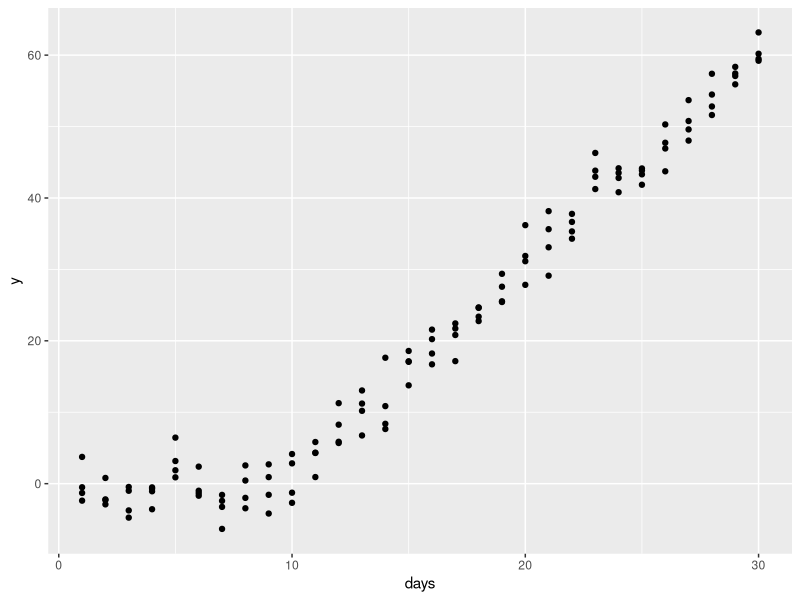
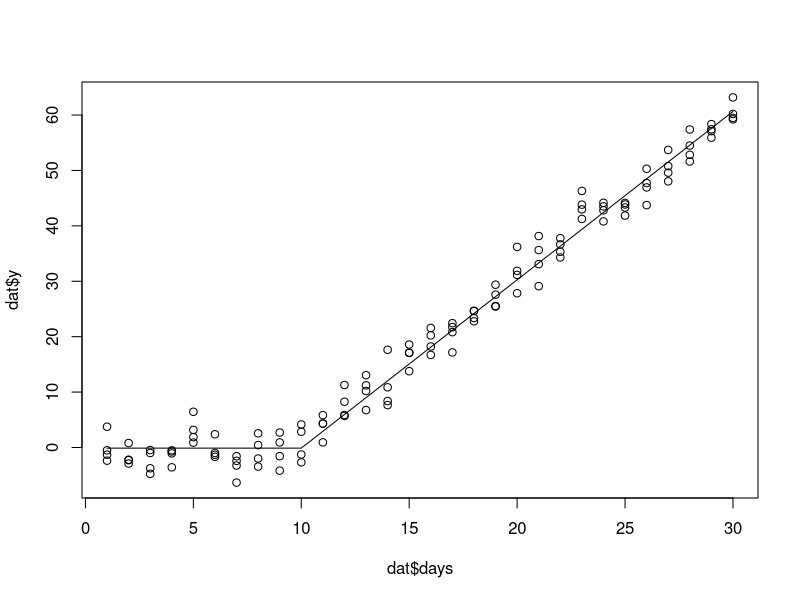

Source code (R) for these figures, in order:
## ---- chunk 1
#| code-summary: Libraries
#| message: false
library(tidyverse)
## ---- chunk 2
days <- 1:30
bp <- 10 # Breakpoint
n <- 4 # number of measurements
beta <- 3 # estimated slope of change at bp
sigma <- 3 # estimated residual error

# True model
tm <- Vectorize(function(days, bp, beta, n, sigma) {
  if (days < 10) {
    return(rnorm(n, mean = 0, sd = sigma))
  }
  else if (days >= 10) {
    return(rnorm(n, mean = (days - bp)*beta, sd = sigma))
  }
}, "days")

dat_sim <- tm(1:30, bp, beta, n, sigma)
## ---- chunk 3
dat <- data.frame(days = rep(days, each = n),
                  y = c(dat_sim)) # stack all columns of matrix into vector

dat %>% ggplot(aes(days, y)) +
  geom_point()
## ---- chunk 4
mod <- nls(y ~ ifelse(days < 10, constant, (days - 10) *beta + constant),
    data = dat,
    start = c(constant = 0, beta = 3))

summary
plot(dat$days, dat$y)
curve(predict(mod, newdata = data.frame(days = x)), add = TRUE)
